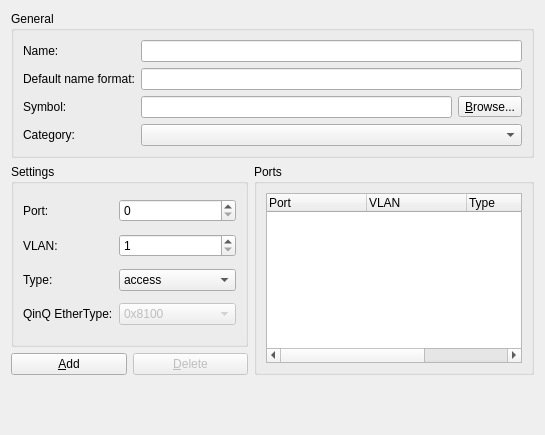
<?xml version="1.0" encoding="UTF-8"?>
<ui version="4.0">
 <class>ethernetSwitchConfigPageWidget</class>
 <widget class="QWidget" name="ethernetSwitchConfigPageWidget">
  <property name="geometry">
   <rect>
    <x>0</x>
    <y>0</y>
    <width>545</width>
    <height>435</height>
   </rect>
  </property>
  <property name="windowTitle">
   <string>Ethernet switch configuration</string>
  </property>
  <layout class="QGridLayout" name="gridLayout_2">
   <item row="0" column="0" colspan="2">
    <widget class="QGroupBox" name="uiGeneralGroupBox">
     <property name="title">
      <string>General</string>
     </property>
     <layout class="QGridLayout" name="gridLayout">
      <item row="0" column="0">
       <widget class="QLabel" name="uiNameLabel">
        <property name="text">
         <string>Name:</string>
        </property>
       </widget>
      </item>
      <item row="0" column="1">
       <widget class="QLineEdit" name="uiNameLineEdit"/>
      </item>
      <item row="1" column="0">
       <widget class="QLabel" name="uiDefaultNameFormatLabel">
        <property name="text">
         <string>Default name format:</string>
        </property>
       </widget>
      </item>
      <item row="1" column="1">
       <widget class="QLineEdit" name="uiDefaultNameFormatLineEdit"/>
      </item>
      <item row="2" column="0">
       <widget class="QLabel" name="uiSymbolLabel">
        <property name="text">
         <string>Symbol:</string>
        </property>
       </widget>
      </item>
      <item row="2" column="1">
       <layout class="QHBoxLayout" name="horizontalLayout_7">
        <item>
         <widget class="QLineEdit" name="uiSymbolLineEdit"/>
        </item>
        <item>
         <widget class="QToolButton" name="uiSymbolToolButton">
          <property name="text">
           <string>&amp;Browse...</string>
          </property>
          <property name="toolButtonStyle">
           <enum>Qt::ToolButtonTextOnly</enum>
          </property>
         </widget>
        </item>
       </layout>
      </item>
      <item row="3" column="0">
       <widget class="QLabel" name="uiCategoryLabel">
        <property name="text">
         <string>Category:</string>
        </property>
       </widget>
      </item>
      <item row="3" column="1">
       <widget class="QComboBox" name="uiCategoryComboBox"/>
      </item>
     </layout>
    </widget>
   </item>
   <item row="1" column="0">
    <widget class="QGroupBox" name="uiEthernetSwitchSettingsGroupBox">
     <property name="sizePolicy">
      <sizepolicy hsizetype="Expanding" vsizetype="Preferred">
       <horstretch>0</horstretch>
       <verstretch>0</verstretch>
      </sizepolicy>
     </property>
     <property name="title">
      <string>Settings</string>
     </property>
     <layout class="QGridLayout">
      <item row="0" column="0">
       <widget class="QLabel" name="label">
        <property name="text">
         <string>Port:</string>
        </property>
       </widget>
      </item>
      <item row="0" column="1">
       <widget class="QSpinBox" name="uiPortSpinBox">
        <property name="sizePolicy">
         <sizepolicy hsizetype="Expanding" vsizetype="Fixed">
          <horstretch>0</horstretch>
          <verstretch>0</verstretch>
         </sizepolicy>
        </property>
        <property name="minimum">
         <number>0</number>
        </property>
        <property name="maximum">
         <number>65535</number>
        </property>
        <property name="value">
         <number>0</number>
        </property>
       </widget>
      </item>
      <item row="1" column="0">
       <widget class="QLabel" name="label_3">
        <property name="text">
         <string>VLAN:</string>
        </property>
       </widget>
      </item>
      <item row="1" column="1">
       <widget class="QSpinBox" name="uiVlanSpinBox">
        <property name="sizePolicy">
         <sizepolicy hsizetype="Expanding" vsizetype="Fixed">
          <horstretch>0</horstretch>
          <verstretch>0</verstretch>
         </sizepolicy>
        </property>
        <property name="minimum">
         <number>1</number>
        </property>
        <property name="maximum">
         <number>65535</number>
        </property>
        <property name="value">
         <number>1</number>
        </property>
       </widget>
      </item>
      <item row="2" column="0">
       <widget class="QLabel" name="label_2">
        <property name="text">
         <string>Type:</string>
        </property>
       </widget>
      </item>
      <item row="3" column="0">
       <widget class="QLabel" name="label_4">
        <property name="text">
         <string>QinQ EtherType:</string>
        </property>
       </widget>
      </item>
      <item row="2" column="1">
       <widget class="QComboBox" name="uiPortTypeComboBox">
        <item>
         <property name="text">
          <string>access</string>
         </property>
        </item>
        <item>
         <property name="text">
          <string>dot1q</string>
         </property>
        </item>
        <item>
         <property name="text">
          <string>qinq</string>
         </property>
        </item>
       </widget>
      </item>
      <item row="3" column="1">
       <widget class="QComboBox" name="uiPortEtherTypeComboBox">
        <property name="enabled">
         <bool>false</bool>
        </property>
        <item>
         <property name="text">
          <string>0x8100</string>
         </property>
        </item>
        <item>
         <property name="text">
          <string>0x88A8</string>
         </property>
        </item>
        <item>
         <property name="text">
          <string>0x9100</string>
         </property>
        </item>
        <item>
         <property name="text">
          <string>0x9200</string>
         </property>
        </item>
       </widget>
      </item>
     </layout>
    </widget>
   </item>
   <item row="1" column="1" rowspan="2">
    <widget class="QGroupBox" name="uiEthernetSwitchPortsGroupBox">
     <property name="title">
      <string>Ports</string>
     </property>
     <layout class="QVBoxLayout">
      <item>
       <widget class="QTreeWidget" name="uiPortsTreeWidget">
        <property name="sizePolicy">
         <sizepolicy hsizetype="Expanding" vsizetype="Expanding">
          <horstretch>0</horstretch>
          <verstretch>0</verstretch>
         </sizepolicy>
        </property>
        <property name="rootIsDecorated">
         <bool>false</bool>
        </property>
        <column>
         <property name="text">
          <string>Port</string>
         </property>
        </column>
        <column>
         <property name="text">
          <string>VLAN</string>
         </property>
        </column>
        <column>
         <property name="text">
          <string>Type</string>
         </property>
        </column>
        <column>
         <property name="text">
          <string>EtherType</string>
         </property>
        </column>
       </widget>
      </item>
     </layout>
    </widget>
   </item>
   <item row="2" column="0">
    <layout class="QHBoxLayout" name="horizontalLayout">
     <item>
      <widget class="QPushButton" name="uiAddPushButton">
       <property name="text">
        <string>&amp;Add</string>
       </property>
      </widget>
     </item>
     <item>
      <widget class="QPushButton" name="uiDeletePushButton">
       <property name="enabled">
        <bool>false</bool>
       </property>
       <property name="text">
        <string>&amp;Delete</string>
       </property>
      </widget>
     </item>
    </layout>
   </item>
   <item row="3" column="0">
    <spacer>
     <property name="orientation">
      <enum>Qt::Vertical</enum>
     </property>
     <property name="sizeHint" stdset="0">
      <size>
       <width>20</width>
       <height>71</height>
      </size>
     </property>
    </spacer>
   </item>
   <item row="3" column="1">
    <spacer>
     <property name="orientation">
      <enum>Qt::Vertical</enum>
     </property>
     <property name="sizeHint" stdset="0">
      <size>
       <width>20</width>
       <height>20</height>
      </size>
     </property>
    </spacer>
   </item>
  </layout>
 </widget>
 <tabstops>
  <tabstop>uiPortSpinBox</tabstop>
  <tabstop>uiVlanSpinBox</tabstop>
  <tabstop>uiPortTypeComboBox</tabstop>
  <tabstop>uiAddPushButton</tabstop>
  <tabstop>uiDeletePushButton</tabstop>
  <tabstop>uiPortsTreeWidget</tabstop>
 </tabstops>
 <resources/>
 <connections/>
</ui>
